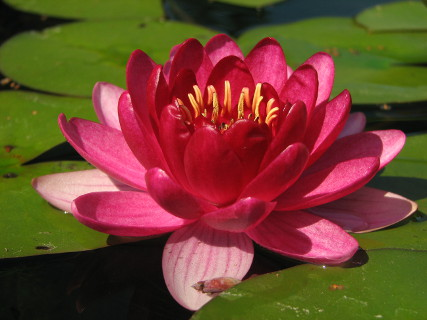
#> input picture lotus320.jpg, 427 x 320 px
$ jupyter execute --allow-errors 02_graph_cuts.ipynb   (shell and % lines are left out)
#> lines starting #> are read from the running program, lines starting #| are printed output that depends on the picture; after the words box and inside, x2 and y2 are one past the last pixel; in counts of white or black regions, pixels touching at a corner belong together
# Graph Cut Segmentation

In this part you will implement foreground-background segmentation using *Markov random fields* (MRF).

## Recap from the lecture
A Markov random field is a graphical model that expresses the structure of (input and output) variables. In our case that means we do not only use a color model for foreground and background but also take into account the neighborhood relations of the pixels. This encodes the intuition that neighboring pixels usually belong to the same region.

The color (or more generally, appearance) models and the neighborhood relations are combined in a so-called *energy function* (or cost function), which is then minimized to obtain an optimal label-assignment.

Given a structured input (here: image pixel colors) $\mathcal{Y} = \{Y_j|j \in I\}$ we want to find the output (here: labeling) $\mathcal{X} = \{X_j | j \in I\}$ such that

$$
\hat{\mathcal{X}} = \arg \min_{\mathcal{X}} E(\mathcal{X}, \mathcal{Y})
$$

$$
E(\mathcal{X}, \mathcal{Y}) = \sum_{j\in I}{\psi_u (X_j,Y_j)} + \sum_{i, j\in I}{\psi_p (X_j,X_j,Y_i,Y_j, i, j)}.
$$

The set $I$ contains all possible pixel indices. In our two-label (binary) segmentation case, the label variables must be either 0 (background) or 1 (foreground) $X_j \in \{0, 1\}$.

The so-called *unary potential* $\psi_u (X_j,Y_j)$ is the cost of assigning the label $X_j$ to a pixel with color $Y_j$. In probabilistic terms, the unary potential is

$$
\psi_u (X_j,Y_j)=-\omega_u \cdot \log p(X_j|Y_j),
$$

with an appropriate model $p$ for the foreground and the background and a weighting factor $\omega_u$. The unaries encourage labeling each pixel with the label (foreground/background) whose color model is a better fit for that particular pixel.

The *pairwise potential* $\psi_p$ incorporates the dependencies between pixels. To speed up the computation, the pairwise model is usually restricted to neighboring pixels and is therefore set to zero if the $i$th and $j$th pixels are not direct neighbors in a 4-neighborhood. In our case it written as:

$$
\psi_p (X_i,X_j,Y_i,Y_j, i, j)=\omega_p\cdot
\begin{cases}
1,&\text{if }   X_i\neq X_j \text{ and } i,j \text{ are neighbors}  \\
0,&\text{otherwise}
\end{cases}
$$

with some weighting factor $\omega_p$. Such pairwise potentials encourage neighboring pixels to have the same label.

A Graph Cut method is used to find the optimal solution $\hat{\chi}$ of the energy function.

## Bird's eye overview

It's easy to get lost in all the details, so here's an roadmap of what we're going to do:

1. Set up the Markov Random Field (define unaries and pairwise potentials), in more detail:
  1. Model the distribution of background and foreground colors based on the colors found in approximate initial regions
  2. For each pixel independently, calculate the posterior probability of being foreground, based on the models from the previous step ("probability map")
  3. Calculate the unary potentials based on the foreground probability map
  4. Define the pairwise potentials (using the neighborhood relations)
2. Use graph cuts to minimize the energy function of the Markov Random Field and obtain a labeling

You will not have to implement the min-cut algorithm yourself, we will use the `pygco` ("Python Graph Cut Optimizer") package for that. You can install it using `conda install pygco -c kayarre`. (This is a Python wrapper over the C++ gco library, which can be found at https://vision.cs.uwaterloo.ca/code/)

[cell 1]
# Some imports and helper functions
import numpy as np
import matplotlib.pyplot as plt
import imageio
import time
import cv2
import pygco  # conda install pygco -c kayarre

def draw_mask_on_image(image, mask, color=(0, 255, 255)):
    """Return a visualization of a mask overlaid on an image."""
    result = image.copy()
    kernel = cv2.getStructuringElement(cv2.MORPH_RECT, (3, 3))
    dilated = cv2.morphologyEx(mask.astype(np.uint8), cv2.MORPH_DILATE, kernel)
    outline = dilated > mask
    result[mask == 1] = (result[mask == 1] * 0.4 +
                         np.array(color) * 0.6).astype(np.uint8)
    result[outline] = color
    return result

## Initial masks

First, manually create initial boxes of foreground and background regions.

We will use these to build color models. That is, to model the probability of a pixel color occuring, given either that it is a foreground or a background pixel.

[cell 2]
im = imageio.imread('lotus320.jpg')
#> im is the input picture: shape (320, 427, 3); mean R, G, B 112.3, 67.9, 45.8
h,w = im.shape[:2]
#> h = 320; w = 427

# Set up initial foreground and background
# regions for building the color model
init_fg_mask = np.zeros([h, w])
init_bg_mask = np.zeros([h, w])

# Do something like the following but with sensible
# indices
# init_fg_mask[10:20, 15:30] = 1
# init_bg_mask[60:90, 50:110] = 1

# YOUR CODE HERE
init_fg_mask[100:220, 140:260] = 1
init_bg_mask[0:80, 0:80] = 1

fig, axes = plt.subplots(1, 2, figsize=(10,5))
axes[0].set_title('Initial foreground mask')
axes[0].imshow(draw_mask_on_image(im, init_fg_mask))
#> in draw_mask_on_image, `dilated = cv2.morphologyEx(mask.astype(np.uint8), cv2.MORPH_DILATE, ke..`:
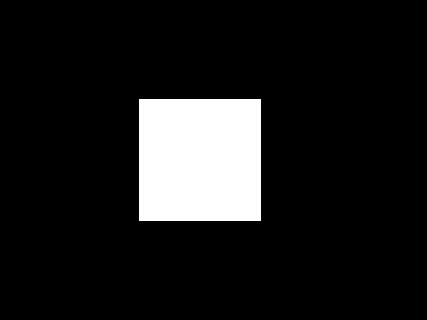
#> dilated: shape (320, 427); values 0 (black) and 1 (white), 10.9% white; 1 white region, box (x1, y1, x2, y2) and area: (139, 99, 261, 221) 14884
#> in draw_mask_on_image, `outline = dilated > mask`: outline: shape (320, 427) bool; 0.35% white in thin lines or dots, all inside (x1, y1, x2, y2) = (139, 99, 261, 221)
axes[1].set_title('Initial background mask')
axes[1].imshow(draw_mask_on_image(im, init_bg_mask))
#> call 2 of draw_mask_on_image, with color = (0, 255, 255)
#> in draw_mask_on_image (call 2), `dilated = cv2.morphologyEx(mask.astype(np.uint8), cv2.MORPH_DILATE, ke..`: dilated: shape (320, 427); values 0 (black) and 1 (white), 4.8% white; 1 white region, box (x1, y1, x2, y2) and area: (0, 0, 81, 81) 6561
#> in draw_mask_on_image (call 2), `outline = dilated > mask`: outline: shape (320, 427) bool; 0.12% white in thin lines or dots, all inside (x1, y1, x2, y2) = (0, 0, 81, 81)
#> in draw_mask_on_image (call 2), `result[outline] = color`:
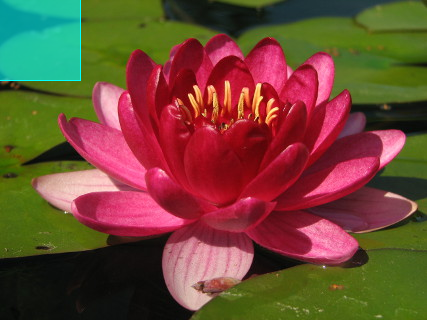
#> result: shape (320, 427, 3); mean R, G, B 110.3, 72.8, 52.6
fig.tight_layout()

## Color histograms

Usually *Gaussian mixture models* are used to model color distributions. However, to keep this exercise simple, we will only use color histograms (i.e. the relative frequencies of quantized colors) in the respective region of the image defined by the boxes. In other words, we model the color simply as a categorical random variable.

Implement the function `calculate_histogram`. It should take as input the image `img` with values in $[0, 255]$ and a `mask` the same size as the image. The mask is 1 at the positions of the image where the histogram should be computed, zero otherwise. The final parameter `n_bins` defines how many bins should be used in the histogram in each dimension. The function should **return a 3-dimensional array** of shape `[n_bins, n_bins, n_bins]`, containing the relative frequency for each (r,g,b) color bin within the region of the image defined by the mask, i.e. the fraction of pixels falling within each bin. The histogram should be normalized (sum to 1). Initialize all bins with a small value ($10^{−3}$) to counteract relative frequencies which are zero (this method is called additive smoothing).

[cell 3]
def calculate_histogram(img, mask, n_bins):
#> called with n_bins = 10
    histogram = np.full((n_bins, n_bins, n_bins), fill_value=0.001)

    # YOUR CODE HERE
    # get interested region
    region = img[mask.astype(bool)]
    # count frequencies
    reg_h, reg_w = region.shape[:2]
#> reg_h = 14400; reg_w = 3
    for color in region:
        idx_r, idx_g, idx_b = ((color / 255) * n_bins).astype(int) - 1
        histogram[idx_r, idx_g, idx_b] += 1
#> this loop made 14400 passes
#> (color, idx_r, idx_g, idx_b) on passes 1 to 3: ([144, 16, 39], 4, -1, 0), ([149, 17, 41], 4, -1, 0), ([149, 17, 41], 4, -1, 0)
    # normalization
    histogram += histogram / np.sum(histogram)
    return histogram

[cell 4]
n_bins = 10
fg_histogram = calculate_histogram(im, init_fg_mask, n_bins)
bg_histogram = calculate_histogram(im, init_bg_mask, n_bins)
#> the loop in calculate_histogram (call 2), `for color in region:` made 6400 passes
#> (color, idx_r, idx_g, idx_b) on passes 1 to 3: ([12, 12, 10], -1, -1, -1), ([19, 20, 14], -1, -1, -1), ([29, 33, 19], 0, 0, -1)

fig, axes = plt.subplots(
    3, 2, figsize=(5,5), sharex=True,
    sharey=True, num='Relative frequency of color bins')

x = np.arange(n_bins)
axes[0,0].bar(x, np.sum(fg_histogram, (1, 2)))
axes[0,0].set_title('red (foreground)')
axes[1,0].bar(x, np.sum(fg_histogram, (0, 2)))
axes[1,0].set_title('green (foreground)')
axes[2,0].bar(x, np.sum(fg_histogram, (0, 1)))
axes[2,0].set_title('blue (foreground)')

axes[0,1].bar(x, np.sum(bg_histogram, (1, 2)))
axes[0,1].set_title('red (background)')
axes[1,1].bar(x, np.sum(bg_histogram, (0, 2)))
axes[1,1].set_title('green (background)')
axes[2,1].bar(x, np.sum(bg_histogram, (0, 1)))
axes[2,1].set_title('blue (background)')
fig.tight_layout()
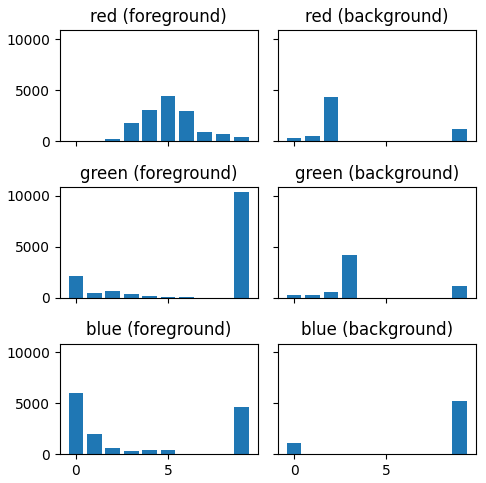
#> figure drawn by matplotlib, 6 panels; panel 5: tallest bar 6029.5 high, from x = -0.4 to 0.4

What do you see in these histograms?

The color distribution of each channel for foreground color and background color

## Foreground probability map

The next step in the segmentation process is to estimate a probability map: For each pixel we want to estimate the probability that it belongs to the foreground. This will be used as basis for the unary potential.

The function `foreground_pmap(img, fg_histogram, bg_histogram)` should take the image `img` and the two histograms `fg_histogram`, `bg_histogram` estimated from the foreground region and the background region respecively. It should return an array of shape $\texttt{height}\times\texttt{width}$ containing the probability of each pixel belonging to the foreground. To estimate the required probability $p(c|[r, g, b])$ from the computed histograms, a class prior $p(c)$ of $0.5$ should be used, which means that both foreground and background pixels are equally likely a priori.

Recall Bayes' theorem applied to this case:

$$
p(c\ |\ r,g,b) = \frac{p(c) \cdot p(r,g,b\ |\ c)}{p(r,g,b)} = \frac{p(c)\cdot p(r,g,b\ |\ c)}{\sum_{\tilde{c}} p(\tilde{c}) \cdot p(r,g,b\ |\ \tilde{c}) }
$$

[cell 5]
def foreground_pmap(img, fg_histogram, bg_histogram):
    # YOUR CODE HERE
    priori_fg = 0.5
    priori_bg = 1 - priori_fg
    pmap = np.zeros(img.shape[:2])
    im_h, im_w = img.shape[:2]
#> im_h = 320; im_w = 427
    for i in range(im_h):
        for j in range(im_w):
            idx_r, idx_g, idx_b = ((img[i, j] / 255) * n_bins).astype(int) - 1
            likelihood_fg = fg_histogram[idx_r][idx_g][idx_b]
            likelihood_bg = bg_histogram[idx_r][idx_g][idx_b]
            pmap[i, j] = (priori_fg * likelihood_fg) / (priori_fg * likelihood_fg + priori_bg * likelihood_bg)
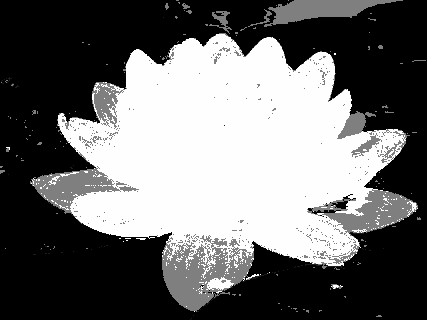
#> pmap: shape (320, 427) float64; min 2.83e-07, max 1, mean 0.423
    return pmap

[cell 6]
foreground_prob = foreground_pmap(im, fg_histogram, bg_histogram)
fig, axes = plt.subplots(1, 2, figsize=(10,5), sharey=True)
axes[0].imshow(im)
axes[0].set_title('Input image')
im_plot = axes[1].imshow(foreground_prob, cmap='viridis')
axes[1].set_title('Foreground posterior probability')
fig.tight_layout()
fig.colorbar(im_plot, ax=axes)
foreground_map = (foreground_prob > 0.5)
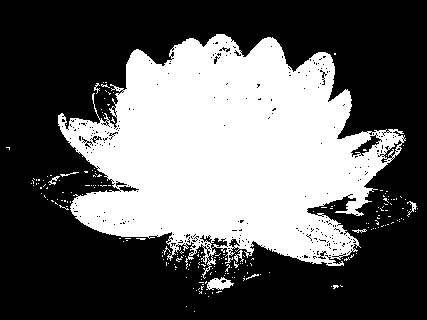
#> foreground_map: shape (320, 427) bool; 37.5% white; 217 white regions (208 under 20 px), largest, box (x1, y1, x2, y2) and area: (58, 34, 406, 279) 50168, (206, 277, 234, 290) 216, (234, 250, 244, 263) 51
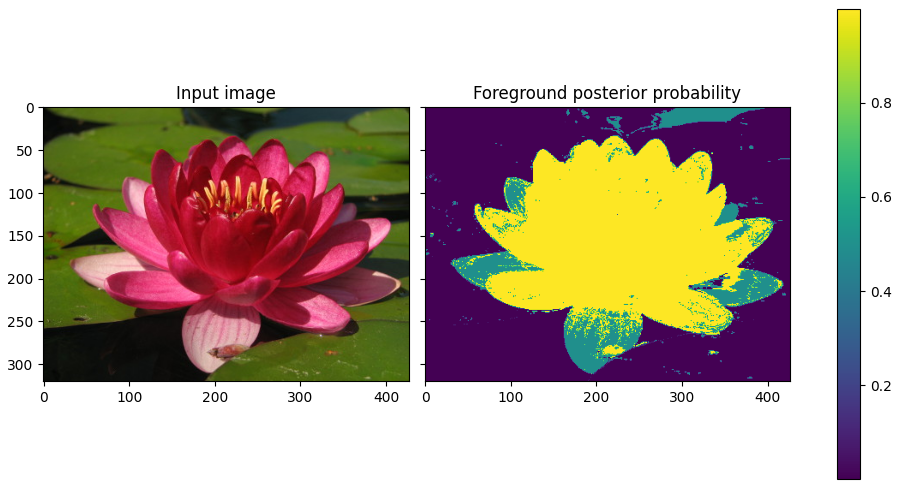
#> figure drawn by matplotlib, 3 panels

Explain what you see in the probability map.

The area where lotus is has higher probablity being foreground while the probability of the other area is generally lower.

## Unary potentials
Use the previously computed probability map `foreground_map` to compute the unary potential for both foreground and background.

This function `unary_potentials(probability_map, unary_weight)` shall use the `probability_map` and a scalar weighting factor to compute the unary potentials. It should return a matrix of the same size as the probability matrix.

[cell 7]
def unary_potentials(probability_map, unary_weight):
    # YOUR CODE HERE
#> called with unary_weight = 1
    return - np.log(probability_map) * unary_weight
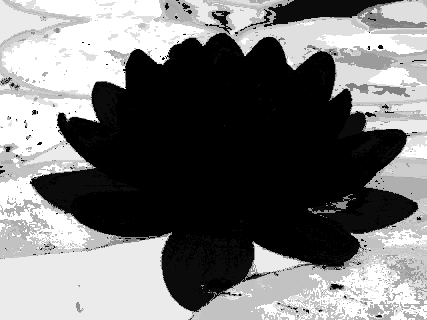
#> returned value: shape (320, 427) float64; min 3.37e-07, max 15.08, mean 6.97; drawn with min black and max white

unary_weight = 1
unary_fg = unary_potentials(foreground_prob, unary_weight)
unary_bg = unary_potentials(1 - foreground_prob, unary_weight)
#> call 2 of unary_potentials, with unary_weight = 1
#> in unary_potentials (call 2), `return - np.log(probability_map) * unary_weight`:
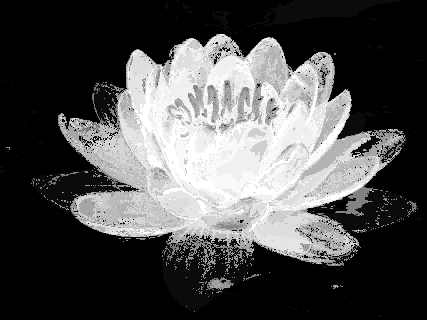
#> returned value: shape (320, 427) float64; min 2.83e-07, max 14.9, mean 4.66; drawn with min black and max white
fig, axes = plt.subplots(1, 2, figsize=(10,5), sharey=True)
axes[0].imshow(unary_fg)
axes[0].set_title('Unary potentials (foreground)')
im_plot = axes[1].imshow(unary_bg)
axes[1].set_title('Unary potentials (background)')
fig.tight_layout()
fig.colorbar(im_plot, ax=axes)
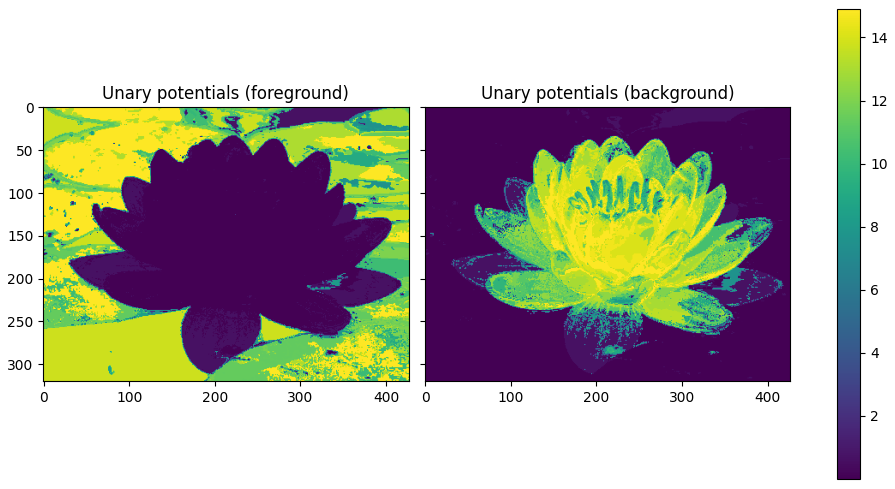
#> figure drawn by matplotlib, 3 panels

Why are the unary potentials for the foreground so small in the middle of the flower?

Because the potential of the foreground is the cost of cutting background. Thus, cutting those areas results in smaller cost which is the energy function wish to achieve.

## Pairwise potentials

Create a function to compute the prefactor $w_p$ of the pairwise potential for two specific pixels. Implement the funtion below, where `img` is the image, `(x1, y1), (x2, y2)` are the pixel coordinates in the image and the last parameter is the weight $\omega_p$ for the pairwise potential. (Do not confuse `(x1, y1), (x2, y2)` with the $X_j, Y_j$ from the top of the page)

Keep in mind that this prefactor does not depend on the labels and is therefore independent of $\mathcal{X}$.

Also, the function signature is more general (see the contrast-sensitive Potts Model question later on), not all parameters are needed here.

*Hint:* the function is extremely simple.

[cell 8]
def pairwise_potential_prefactor(img, x1, y1, x2, y2, pairwise_weight):
    # YOUR CODE HERE
    if x1 == x2 and y1 == y2:
        potential = 0
    else:
        potential = pairwise_weight
    return potential

Using the functions from the previous task, implement a function to compute all the pairwise potentials for the image using 4-neighborhoods. That means only the top, bottom, left and right neighboring pixels should be connected to a given pixel.

The function `pairwise_potentials` should return the `edges` (represented as index pairs) and an array `costs` containing the corresponding edge costs (i.e. the value of the pairwise potential prefactor). Note that you have to use a linearized index instead of (x,y)-coordinates. A conversion function is supplied (`coords_to_index(x, y, width)`).

Again, `edges` should be an integer array of shape $k\times 2$, while `costs` should have length $k$, where $k$ is the number of neighborhood-edges in the image grid.

[cell 9]
def coords_to_index(x, y, width):
    return y * width + x

def pairwise_potentials(im, pairwise_weight):
    # YOUR CODE HERE
    raise NotImplementedError()
    return edges, costs

#> (the rest of this cell did not finish here and is left out)

Now you can execute the optimization and plot the resulting labeling.

[cell 10]
def graph_cut(unary_fg, unary_bg, pairwise_edges, pairwise_costs):
    unaries = np.stack([unary_bg.flat, unary_fg.flat], axis=-1)
    labels = pygco.cut_general_graph(
        pairwise_edges, pairwise_costs, unaries,
        1-np.eye(2), n_iter=-1, algorithm='swap')
    return labels.reshape(unary_fg.shape)

#> (the rest of this cell did not finish here and is left out)

Why is the segmentation the way it is?

YOUR ANSWER HERE

## [BONUS] Try another image

First, create a single function that runs the whole segmentation pipeline starting from the image.

`segment_image(...)` should return the final binary segmentation mask with 1 at the foreground pixels and 0 at the background.

[cell 11]
def segment_image(im, init_fg_mask, init_bg_mask,
                  unary_weight, pairwise_weight, n_bins):
    # YOUR CODE HERE
    raise NotImplementedError()

[cell 12]
import skimage.data

def run_on_another_image():
    im = skimage.data.immunohistochemistry()
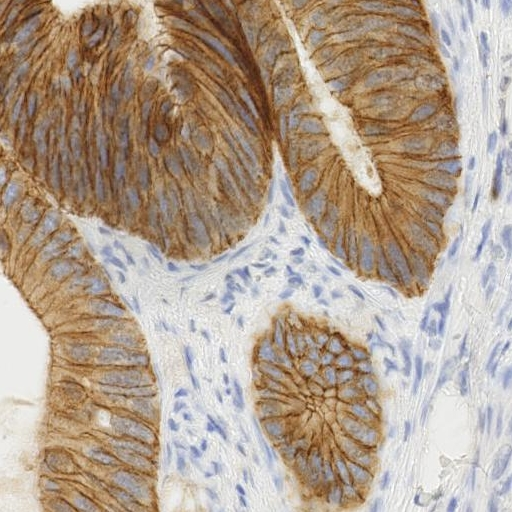
#> input picture skimage.data.immunohistochemistry(), 512 x 512 px
#> im is the input picture: shape (512, 512, 3); mean R, G, B 177.3, 159.8, 144
    #im = imageio.imread('flowers.jpg')
    #im = skimage.data.stereo_motorcycle()[0]
    h, w = im.shape[:2]
#> h = 512; w = 512
    fg_mask = np.zeros([h, w])
    bg_mask = np.zeros([h, w])

    # Set some appropriate parts of fg_mask and bg_mask to 1 for initialization.
    # YOUR CODE HERE
    raise NotImplementedError()

    graph_cut_result = segment_image(
        im, fg_mask, bg_mask,
        unary_weight=1, pairwise_weight=1, n_bins=8)

    fig, axes = plt.subplots(1, 3, figsize=(14,5), sharey=True)
    axes[0].set_title('Initial foreground mask')
    axes[0].imshow(draw_mask_on_image(im, fg_mask))
    axes[1].set_title('Initial background mask')
    axes[1].imshow(draw_mask_on_image(im, bg_mask))
    axes[2].set_title('Graph cut result')
    axes[2].imshow(draw_mask_on_image(im, graph_cut_result))
    fig.tight_layout()

#> (the rest of this cell did not finish here and is left out)

$ run again, with flowers.jpg copied over lotus320.jpg
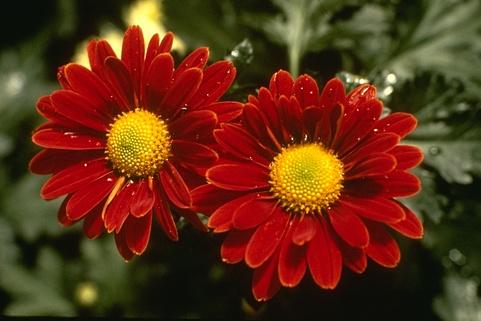
#> input picture flowers.jpg, 481 x 321 px
#> im is the input picture: shape (321, 481, 3); mean R, G, B 96.2, 47.2, 22.2
#> in draw_mask_on_image, `dilated = cv2.morphologyEx(mask.astype(np.uint8), cv2.MORPH_DILATE, ke..`:
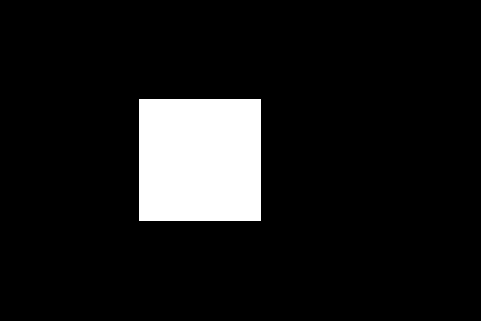
#> dilated: shape (321, 481); values 0 (black) and 1 (white), 9.6% white; 1 white region, box (x1, y1, x2, y2) and area: (139, 99, 261, 221) 14884
#> outline: shape (321, 481) bool; 0.31% white in thin lines or dots, all inside (x1, y1, x2, y2) = (139, 99, 261, 221)
#> dilated: shape (321, 481); values 0 (black) and 1 (white), 4.2% white; 1 white region, box (x1, y1, x2, y2) and area: (0, 0, 81, 81) 6561
#> outline: shape (321, 481) bool; 0.1% white in thin lines or dots, all inside (x1, y1, x2, y2) = (0, 0, 81, 81)
#> the loop in calculate_histogram, `for color in region:` made 14400 passes
#> (color, idx_r, idx_g) on passes 1 to 3: ([118, 30, 18], 3, 0), ([121, 29, 18], 3, 0), ([110, 8, 0], 3, -1)
#> the loop in calculate_histogram (call 2), `for color in region:` made 6400 passes
#> (color, idx_r, idx_g) on passes 1 to 3: ([9, 14, 10], -1, -1), ([9, 14, 10], -1, -1), ([9, 14, 10], -1, -1)
#> foreground_map: shape (321, 481) bool; 45.1% white; 69 white regions (66 under 20 px), largest, box (x1, y1, x2, y2) and area: (27, 24, 427, 303) 69391, (148, 6, 156, 20) 46, (244, 304, 255, 314) 39
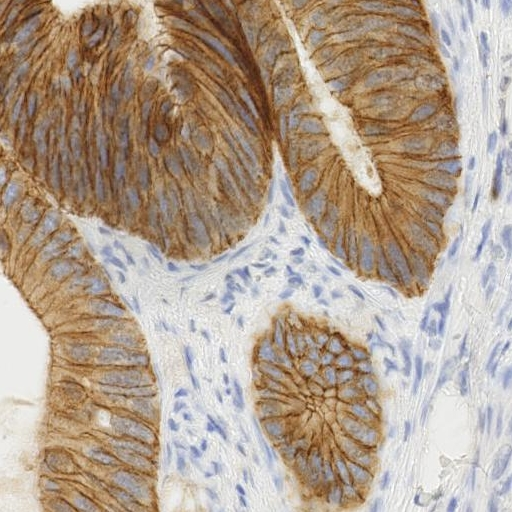
#> input picture skimage.data.immunohistochemistry(), 512 x 512 px
#> in run_on_another_image, im is the input picture: shape (512, 512, 3); mean R, G, B 177.3, 159.8, 144
